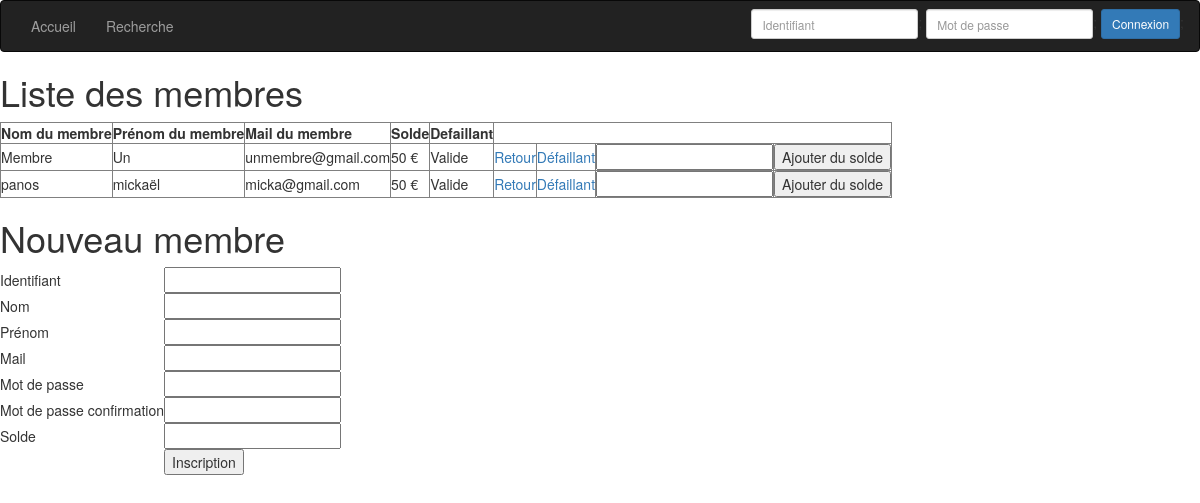
Screenshot of /Controleur/Membre.php with the database file from the repository.
### tables this page shows
CREATE TABLE `utilisateur` (
  `ID_UTILISATEUR` int(5) NOT NULL,
  `IDENTIFIANT` varchar(20) NOT NULL,
  `NOM` varchar(30) NOT NULL,
  `PRENOM` varchar(30) NOT NULL,
  `MAIL` varchar(50) NOT NULL,
  `MDP` varchar(64) NOT NULL,
  `TYPE_USER` varchar(1) NOT NULL,
  `SOLDE` float DEFAULT NULL,
  `DEFAILLANT` tinyint(1) DEFAULT NULL
);

### Modele/FonctionMembre.php (called while the page is built, shortened)
<?php
  function GetListMembre()
  {
    include('../Constante/ConnexionBDD.php');
    $req = "SELECT * FROM utilisateur WHERE TYPE_USER ='m' ORDER BY NOM, PRENOM";
    $result = $mysqli->query($req);
    return $result;
  }
?>

### Vue/VueMembre.php (the view)
<h1>Liste des membres</h1>
<table border="1">
	<tr>
		<td><b>Nom du membre</b></td>
		<td><b>Prénom du membre</b></td>
		<td><b>Mail du membre</b></td>
		<td><b>Solde</b></td>
		<td><b>Defaillant</b></td>
	</tr>
	<?php
    while($resultat = mysqli_fetch_array($listMembre)){
      if($resultat['DEFAILLANT']==0){
        $etatDefaillant = "Valide";
      }
      else {
        $etatDefaillant = "Non valide";
      }
  		echo "<tr>";
				echo "<td>".$resultat['NOM']."</td>";
	  		echo "<td>".$resultat['PRENOM']."</td>";
	  		echo "<td>".$resultat['MAIL']."</td>";
	  		echo "<td>".$resultat['SOLDE']." €</td>";
	  		echo "<td>".$etatDefaillant."</td>";
	      echo "<td><a href='../Controleur/Retour.php?idMembre=".$resultat['IDENTIFIANT']."'>Retour</a></td>";
	      if($etatDefaillant == "Valide"){
	        echo "<td><a href='../Controleur/RendreDefaillant.php?id=".$resultat['IDENTIFIANT']."'>Défaillant</a></td>";
	      } else {
	        echo "<td><a href='../Controleur/RendreNonDefaillant.php?id=".$resultat['IDENTIFIANT']."'>Valide</a></td>";
	      }
				echo '<form method="POST" action="AjoutSolde.php?idMembre='.$resultat["IDENTIFIANT"].'">';
					echo '<td><input type="number" name="solde" ></td>';
					echo '<td><input type="submit" value="Ajouter du solde"></td>';
				echo '</form>';
  		echo "</tr>";
  	}
  ?>
</table>

### rows the page displays
utilisateur: NOM "Membre", PRENOM "Un", MAIL "unmembre@gmail.com", SOLDE "50", DEFAILLANT "Valide"
utilisateur: NOM "panos", PRENOM "mickaël", MAIL "micka@gmail.com", SOLDE "50", DEFAILLANT "Valide"
